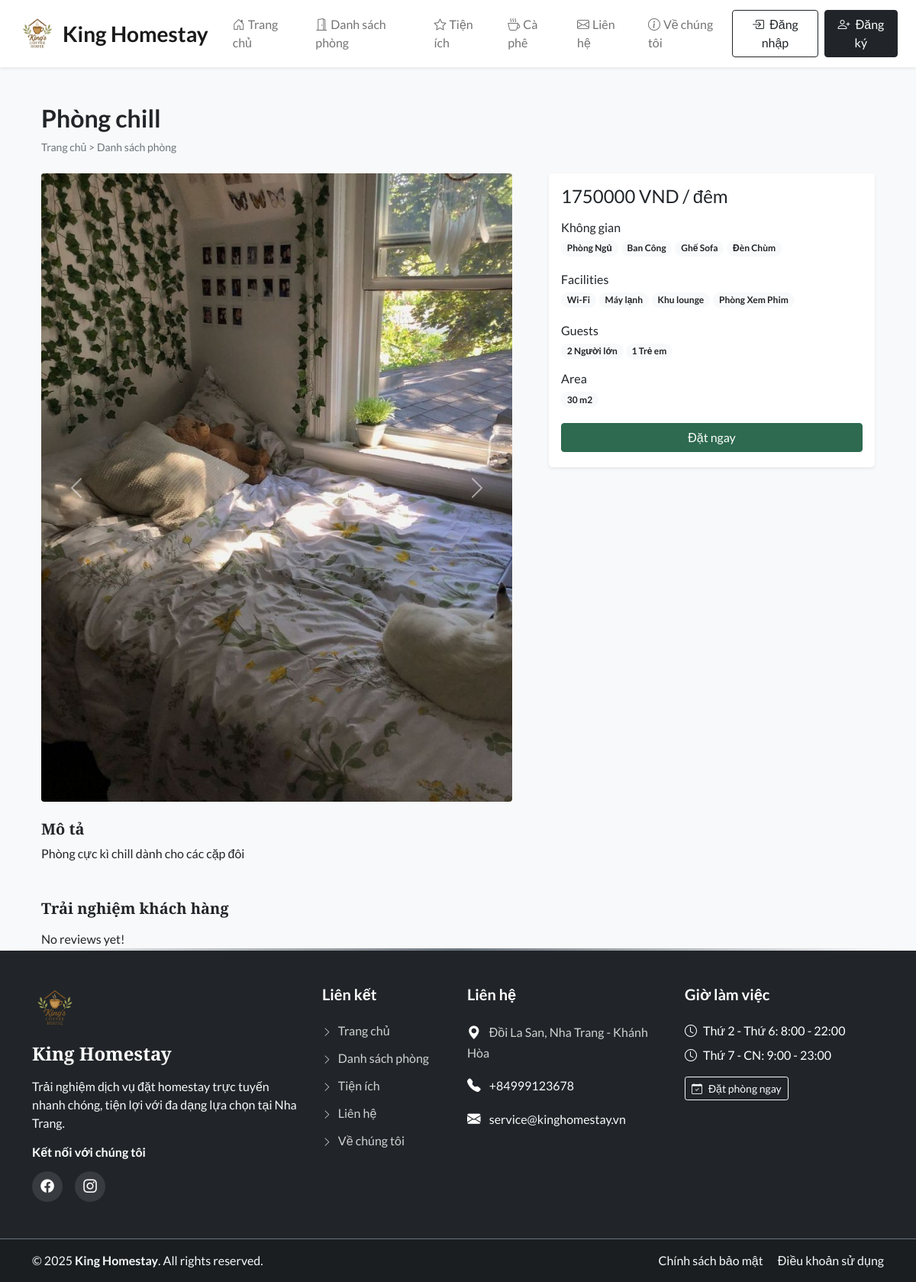
The page /room_details.php?id=7 on the database its author committed.
### tables this page shows
CREATE TABLE `settings` (
  `sr_no` int(11) NOT NULL,
  `site_title` varchar(50) NOT NULL,
  `site_about` varchar(250) NOT NULL,
  `shutdown` tinyint(1) NOT NULL
);

CREATE TABLE `rooms` (
  `id` int(11) NOT NULL,
  `name` varchar(150) NOT NULL,
  `area` int(11) NOT NULL,
  `price` int(11) NOT NULL,
  `quantity` int(11) NOT NULL,
  `adult` int(11) NOT NULL,
  `children` int(11) NOT NULL,
  `description` varchar(350) NOT NULL,
  `status` tinyint(4) NOT NULL DEFAULT 1,
  `removed` int(11) NOT NULL DEFAULT 0
);

CREATE TABLE `room_images` (
  `sr_no` int(11) NOT NULL,
  `room_id` int(11) NOT NULL,
  `image` varchar(150) NOT NULL,
  `thumb` tinyint(4) NOT NULL DEFAULT 0
);

CREATE TABLE `features` (
  `id` int(11) NOT NULL,
  `name` varchar(50) NOT NULL
);

CREATE TABLE `facilities` (
  `id` int(11) NOT NULL,
  `icon` varchar(100) NOT NULL,
  `name` varchar(50) NOT NULL,
  `description` varchar(250) NOT NULL
);

CREATE TABLE `contact_details` (
  `sr_no` int(11) NOT NULL,
  `address` varchar(50) NOT NULL,
  `gmap` varchar(100) NOT NULL,
  `pn1` bigint(20) NOT NULL,
  `email` varchar(100) NOT NULL,
  `fb` varchar(100) NOT NULL,
  `insta` varchar(100) NOT NULL,
  `tw` varchar(100) NOT NULL,
  `iframe` varchar(300) NOT NULL
);

### admin/inc/db_config.php (called while the page is built, shortened)
<?php
  function select($sql, $values, $datatypes) {
    $con = $GLOBALS['con'];
    if($stmt = mysqli_prepare($con, $sql)){
      mysqli_stmt_bind_param($stmt, $datatypes, ...$values);
      if(mysqli_stmt_execute($stmt)){
        $res = mysqli_stmt_get_result($stmt);
        return $res;
      }
      else{
        mysqli_stmt_close($stmt);
        die("Query cannot be executed - Execute");
      }
    }
    else{
      die("Query cannot be executed - Select");
    }
  }
?>

### room_details.php (the view, shortened to what this page needs)
<!DOCTYPE html>
<html lang="en">
<head>
  <?php require('inc/links.php'); ?>
</head>
<body class="bg-light">
  <?php require('inc/header.php'); ?>
  <?php
    $data = filteration($_GET);
    $room_res = select("SELECT * FROM `rooms` WHERE `id`=? AND `status`=? AND `removed`=?",[$data['id'],1,0],'iii');
    $room_data = mysqli_fetch_assoc($room_res);
  ?>
  <div class="container">
    <div class="row">
      <div class="col-12 my-5 mb-4 px-4">
        <h2 class="fw-bold"><?php echo $room_data['name'] ?></h2>
        <div style="font-size: 14px;">
          <a href="index.php" class="text-secondary text-decoration-none">Trang chủ</a>
          <span class="text-secondary"> > </span>
          <a href="rooms.php" class="text-secondary text-decoration-none">Danh sách phòng</a>
        </div>
      </div>
      <div class="col-lg-7 col-md-12 px-4">
        <div id="roomCarousel" class="carousel slide" data-bs-ride="carousel">
          <div class="carousel-inner">
            <?php
              $room_img = ROOMS_IMG_PATH."thumbnail.jpg";
              $img_q = mysqli_query($con,"SELECT * FROM `room_images`
                WHERE `room_id`='$room_data[id]'");
              if(mysqli_num_rows($img_q)>0)
              {
                $active_class = 'active';
                while($img_res = mysqli_fetch_assoc($img_q))
                {
                  echo"
                    <div class='carousel-item $active_class'>
                      <img src='".ROOMS_IMG_PATH.$img_res['image']."' class='d-block w-100 rounded'>
                    </div>
                  ";
                  $active_class='';
                }
              }
              else{
                echo"<div class='carousel-item active'>
                  <img src='$room_img' class='d-block w-100'>
                </div>";
              }
            ?>
          </div>
          <button class="carousel-control-prev" type="button" data-bs-target="#roomCarousel" data-bs-slide="prev">
            <span class="carousel-control-prev-icon" aria-hidden="true"></span>
          </button>
          <button class="carousel-control-next" type="button" data-bs-target="#roomCarousel" data-bs-slide="next">
            <span class="carousel-control-next-icon" aria-hidden="true"></span>
          </button>
        </div>
      </div>
      <div class="col-lg-5 col-md-12 px-4">
        <div class="card mb-4 border-0 shadow-sm rounded-3">
          <div class="card-body">
            <?php
              echo<<<price
                <h4>$room_data[price] VND / đêm</h4>
              price;
              $fea_q = mysqli_query($con,"SELECT f.name FROM `features` f
                INNER JOIN `room_features` rfea ON f.id = rfea.features_id
                WHERE rfea.room_id = '$room_data[id]'");
              $features_data = "";
              while($fea_row = mysqli_fetch_assoc($fea_q)){
                $features_data .="<span class='badge rounded-pill bg-light text-dark text-wrap me-1 mb-1'>
                  $fea_row[name]
                </span>";
              }
              echo<<<features
                <div class="mb-3">
                  <h6 class="mb-1">Không gian</h6>
                  $features_data
                </div>
              features;
              $fac_q = mysqli_query($con,"SELECT f.name FROM `facilities` f
                INNER JOIN `room_facilities` rfac ON f.id = rfac.facilities_id
                WHERE rfac.room_id = '$room_data[id]'");
              $facilities_data = "";
              while($fac_row = mysqli_fetch_assoc($fac_q)){
                $facilities_data .="<span class='badge rounded-pill bg-light text-dark text-wrap me-1 mb-1'>
                  $fac_row[name]
                </span>";
              }
              echo<<<facilities
                <div class="mb-3">
                  <h6 class="mb-1">Facilities</h6>
                  $facilities_data
                </div>
              facilities;
              echo<<<guests
                <div class="mb-3">
                  <h6 class="mb-1">Guests</h6>
                  <span class="badge rounded-pill bg-light text-dark text-wrap">
                    $room_data[adult] Người lớn
                  </span>
                  <span class="badge rounded-pill bg-light text-dark text-wrap">
                    $room_data[children] Trẻ em
                  </span>
                </div>
              guests;
              echo<<<area
                <div class="mb-3">
                  <h6 class="mb-1">Area</h6>
                  <span class='badge rounded-pill bg-light text-dark text-wrap me-1 mb-1'>
                    $room_data[area] m2
                  </span>
                </div>
              area;
              if(!$settings_r['shutdown']){
                $login=0;
                echo<<<book
                  <button onclick='checkLoginToBook($login,$room_data[id])' class="btn w-100 text-white custom-bg shadow-none mb-1">Đặt ngay</button>
                book;
              }
            ?>
          </div>
        </div>
      </div>
      <div class="col-12 mt-4 px-4">
        <div class="mb-5">
          <h5 class="fw-bold h-font">Mô tả</h5>
          <p>
            <?php echo $room_data['description'] ?>
          </p>
        </div>
        <div>
          <h5 class="fw-bold h-font mb-3">Trải nghiệm khách hàng</h5>
          <?php
            $review_q = "SELECT rr.*,uc.name AS uname, uc.profile, r.name AS rname FROM `rating_review` rr
              INNER JOIN `user_cred` uc ON rr.user_id = uc.id
              INNER JOIN `rooms` r ON rr.room_id = r.id
              WHERE rr.room_id = '$room_data[id]'
              ORDER BY `sr_no` DESC LIMIT 15";
            $review_res = mysqli_query($con,$review_q);
            if(mysqli_num_rows($review_res)==0){
              echo 'No reviews yet!';
            }
          ?>
        </div>
      </div>
    </div>
  </div>
  <?php require('inc/footer.php'); ?>
</body>
</html>

### inc/header.php (shortened to what this page needs)
<nav id="nav-bar" class="navbar navbar-expand-lg navbar-light bg-white shadow-sm sticky-top">
  <div class="container-fluid px-lg-4">
    <a class="navbar-brand d-flex align-items-center fw-bold fs-3 h-font order-lg-1" href="index.php">
      <img src="images/logohm.png" alt="Logo" width="50" height="50" class="me-2">
      <span class="d-none d-lg-inline"><?php echo $settings_r['site_title'] ?></span>
    </a>
    <div class="d-flex align-items-center order-lg-3 ms-auto">
      <?php
        if(isset($_SESSION['login']) && $_SESSION['login']==true)
        {
          $path = USERS_IMG_PATH;
          echo<<<data
            <div class="dropdown">
              <button class="btn btn-light shadow-none d-flex align-items-center dropdown-toggle" type="button" data-bs-toggle="dropdown" aria-expanded="false">
                <img src="$path$_SESSION[uPic]" style="width: 35px; height: 35px;" class="rounded-circle me-2">
                <span class="d-none d-md-inline">$_SESSION[uName]</span>
              </button>
              <ul class="dropdown-menu dropdown-menu-end shadow">
                <li><a class="dropdown-item" href="profile.php"><i class="bi bi-person me-2"></i>Hồ sơ cá nhân</a></li>
                <li><a class="dropdown-item" href="bookings.php"><i class="bi bi-calendar-check me-2"></i>Lịch sử đặt phòng</a></li>
                <li><hr class="dropdown-divider"></li>
                <li><a class="dropdown-item text-danger" href="logout.php"><i class="bi bi-box-arrow-right me-2"></i>Đăng xuất</a></li>
              </ul>
            </div>
          data;
        }
        else
        {
          echo<<<data
            <button type="button" class="btn btn-outline-dark shadow-none me-2" data-bs-toggle="modal" data-bs-target="#loginModal">
              <i class="bi bi-box-arrow-in-right me-1"></i>
              <span class="d-none d-sm-inline">Đăng nhập</span>
            </button>
            <button type="button" class="btn btn-dark shadow-none" data-bs-toggle="modal" data-bs-target="#registerModal">
              <i class="bi bi-person-plus me-1"></i>
              <span class="d-none d-sm-inline">Đăng ký</span>
            </button>
          data;
        }
      ?>
    </div>
    <div class="collapse navbar-collapse order-lg-2" id="navbarSupportedContent">
      <ul class="navbar-nav me-auto mb-2 mb-lg-0">
        <li class="nav-item">
          <a class="nav-link px-3" href="index.php">
            <i class="bi bi-house-door me-1"></i>Trang chủ
          </a>
        </li>
        <li class="nav-item">
          <a class="nav-link px-3" href="rooms.php">
            <i class="bi bi-door-open me-1"></i>Danh sách phòng
          </a>
        </li>
        <li class="nav-item">
          <a class="nav-link px-3" href="facilities.php">
            <i class="bi bi-star me-1"></i>Tiện ích
          </a>
        </li>
        <li class="nav-item">
          <a class="nav-link px-3" href="coffee.php">
            <i class="bi bi-cup-hot me-1"></i>Cà phê
          </a>
        </li>
        <li class="nav-item">
          <a class="nav-link px-3" href="contact.php">
            <i class="bi bi-envelope me-1"></i>Liên hệ
          </a>
        </li>
        <li class="nav-item">
          <a class="nav-link px-3" href="about.php">
            <i class="bi bi-info-circle me-1"></i>Về chúng tôi
          </a>
        </li>
      </ul>
    </div>
  </div>
</nav>

### inc/footer.php (shortened to what this page needs)
<footer class="footer-section bg-dark text-white">
  <div class="container py-5">
    <div class="row g-4">
      <div class="col-lg-4 col-md-6">
        <div class="footer-brand mb-3">
          <img src="images/logohm.png" alt="Logo" width="60" height="60" class="mb-3">
          <h3 class="h-font fw-bold fs-4 text-white"><?php echo $settings_r['site_title'] ?></h3>
        </div>
        <p class="text-light mb-3">
          <?php echo $settings_r['site_about'] ?>
        </p>
        <div class="social-links">
          <h6 class="fw-bold mb-3">Kết nối với chúng tôi</h6>
          <div class="d-flex gap-3">
            <a href="<?php echo $contact_r['fb'] ?>" class="social-icon" target="_blank" rel="noopener">
              <i class="bi bi-facebook"></i>
            </a>
            <a href="<?php echo $contact_r['insta'] ?>" class="social-icon" target="_blank" rel="noopener">
              <i class="bi bi-instagram"></i>
            </a>
          </div>
        </div>
      </div>
      <div class="col-lg-2 col-md-6">
        <h5 class="fw-bold mb-4 text-white">Liên kết</h5>
        <ul class="footer-links list-unstyled">
          <li><a href="index.php"><i class="bi bi-chevron-right me-2"></i>Trang chủ</a></li>
          <li><a href="rooms.php"><i class="bi bi-chevron-right me-2"></i>Danh sách phòng</a></li>
          <li><a href="facilities.php"><i class="bi bi-chevron-right me-2"></i>Tiện ích</a></li>
          <li><a href="contact.php"><i class="bi bi-chevron-right me-2"></i>Liên hệ</a></li>
          <li><a href="about.php"><i class="bi bi-chevron-right me-2"></i>Về chúng tôi</a></li>
        </ul>
      </div>
      <div class="col-lg-3 col-md-6">
        <h5 class="fw-bold mb-4 text-white">Liên hệ</h5>
        <ul class="list-unstyled contact-info">
          <li class="mb-3">
            <i class="bi bi-geo-alt-fill me-2"></i>
            <span><?php echo $contact_r['address'] ?? 'Địa chỉ homestay' ?></span>
          </li>
          <li class="mb-3">
            <i class="bi bi-telephone-fill me-2"></i>
            <a href="tel:<?php echo $contact_r['pn1'] ?? '' ?>" class="text-light text-decoration-none">
              +<?php echo $contact_r['pn1'] ?? 'Số điện thoại' ?>
            </a>
          </li>
          <li class="mb-3">
            <i class="bi bi-envelope-fill me-2"></i>
            <a href="mailto:<?php echo $contact_r['email'] ?? '' ?>" class="text-light text-decoration-none">
              <?php echo $contact_r['email'] ?? 'Email liên hệ' ?>
            </a>
          </li>
        </ul>
      </div>
      <div class="col-lg-3 col-md-6">
        <h5 class="fw-bold mb-4 text-white">Giờ làm việc</h5>
        <ul class="list-unstyled">
          <li class="mb-2"><i class="bi bi-clock me-2"></i>Thứ 2 - Thứ 6: 8:00 - 22:00</li>
          <li class="mb-2"><i class="bi bi-clock me-2"></i>Thứ 7 - CN: 9:00 - 23:00</li>
          <li class="mt-3">
            <button class="btn btn-outline-light btn-sm">
              <i class="bi bi-calendar-check me-2"></i>Đặt phòng ngay
            </button>
          </li>
        </ul>
      </div>
    </div>
  </div>
  <div class="footer-bottom py-3 border-top border-secondary">
    <div class="container">
      <div class="row align-items-center">
        <div class="col-md-6 text-center text-md-start mb-2 mb-md-0">
          <p class="mb-0 text-light">
            © <?php echo date("Y"); ?> <strong><?php echo $settings_r['site_title'] ?></strong>. All rights reserved.
          </p>
        </div>
        <div class="col-md-6 text-center text-md-end">
          <p class="mb-0 text-light">
            <a href="#" class="text-light text-decoration-none me-3">Chính sách bảo mật</a>
            <a href="#" class="text-light text-decoration-none">Điều khoản sử dụng</a>
          </p>
        </div>
      </div>
    </div>
  </div>
</footer>

### css/common.css (style rules this page uses)
:root { --teal: #2D6A4F; --teal_hover: #2D6A4F; }
* { font-family: 'Lato', sans-serif; }
.h-font { font-family: 'Merriweather', serif; }
.custom-bg { background-color: var(--teal); border: 1px solid var(--teal); }

### inc/header.php (style rules this page uses)
#nav-bar { padding: 0.75rem 0; transition: all 0.3s ease; }
.navbar-brand { font-size: 1.5rem; transition: transform 0.3s ease; }
.nav-link { font-weight: 500; position: relative; transition: color 0.3s ease; }
.nav-link::after { content: ''; position: absolute; bottom: 0; left: 50%; width: 0; height: 2px; background-color: #212529; transition: all 0.3s ease; transform: translateX(-50%); }

### inc/footer.php (style rules this page uses)
.footer-section { position: relative; overflow: hidden; }
.footer-section::before { content: ''; position: absolute; top: 0; left: 0; right: 0; height: 3px; background: linear-gradient(90deg, #fff, #6c757d, #fff); }
.footer-brand h3 { margin-bottom: 0; }
.social-icon { width: 40px; height: 40px; display: inline-flex; align-items: center; justify-content: center; background-color: rgba(255, 255, 255, 0.1); color: #fff; border-radius: 50%; text-decoration: none; transition: all 0.3s ease; font-size: 1.1rem; }
.footer-links li { margin-bottom: 0.75rem; }
.footer-links a { color: #d1d1d1; text-decoration: none; transition: all 0.3s ease; display: inline-block; }
.footer-links i { font-size: 0.8rem; transition: transform 0.3s ease; }
.contact-info li { color: #d1d1d1; line-height: 1.6; }
.contact-info i { color: #fff; font-size: 1.1rem; }
.footer-bottom { background-color: rgba(0, 0, 0, 0.2); }

### rows shown on the page
settings: site_title "King Homestay", site_about "Trải nghiệm dịch vụ đặt homestay trực tuyến nhanh chóng, tiện lợi với đa dạng lựa chọn tại Nha Trang."
rooms: name "Phòng chill", price "1750000", adult "2", children "1", area "30", description "Phòng cực kì chill dành cho các cặp đôi"
room_images: image (picture)
features: name "Phòng Ngủ"
features: name "Ban Công"
features: name "Ghế Sofa"
features: name "Đèn Chùm"
facilities: name "Wi-Fi"
facilities: name "Máy lạnh"
facilities: name "Khu lounge"
facilities: name "Phòng Xem Phim"
contact_details: address "Đồi La San, Nha Trang - Khánh Hòa", pn1 "84999123678", email "service@kinghomestay.vn"
